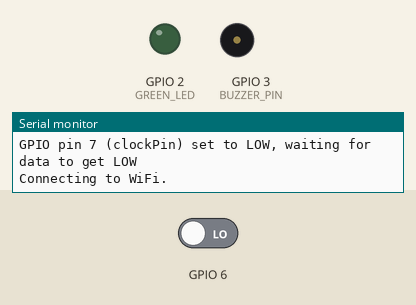
This program was run on a simulated Seeed XIAO ESP32-C3. Parts: output pins drawn as LEDs (lit = HIGH), buzzer (waves = sounding, pin HIGH), the last lines printed to the serial monitor. The inputs (shaded band) are chosen by the test bench; at power-on: GPIO 6 LOW. WiFi joins after 1.5 s; servers stay silent unless stated; pins used as bus, display or sensor lines are not drawn.

Above: at 0.1 s.
At 2.0 s:
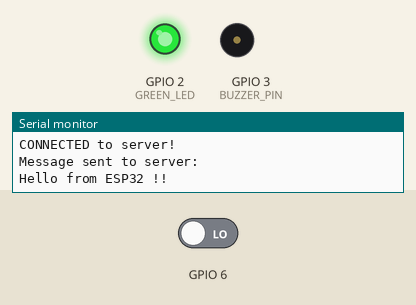
Timing chart, 0 to 3.5 s (numbered marks = the images above):
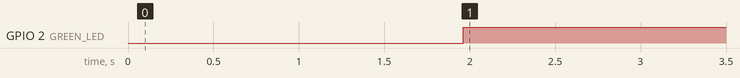

The program:

main.cpp
```cpp
#include <Arduino.h>
#include "TM7711.h"
#include "client.h"
#include <WiFi.h>
// Pin definitions (GPIO)
#define DATA_PIN  D4  // DOUT (data output) from TM7711
#define CLOCK_PIN D5  // PD_SCK (clock input) to TM7711
#define GREEN_LED D0 //  Green LED pin
#define BUZZER_PIN D1 // Buzzer pin

// Create TM7711
TM7711 tm7711(DATA_PIN, CLOCK_PIN);


client wifiClient("Sagar home 5G",
                  "Janfeb@12",
                  "10.231.104.13",
                    5050,
                    64
);


void setup() {
    Serial.begin(115200);
    tm7711.initialize(); // Initialize the TM7711
    pinMode(GREEN_LED, OUTPUT); // Initialize the green LED pin as an output
    pinMode(BUZZER_PIN, OUTPUT); // Initialize the buzzer pin as an output
    wifiClient.wificonnect();
    wifiClient.clientconnect();
}

void loop() {
    // Read average raw value
    long rawValue = tm7711.readAverage(25);

    // Convert raw value to voltage
    float voltage = tm7711.convertToVoltage(rawValue);

    // Convert voltage to pressure
    float pressure = tm7711.convertToPressure(voltage);

    // Map pressure to percentage
    int pressurePercentage = tm7711.mapPressurePercentage(voltage);

    // Print results
    // Serial.print("Raw Value: ");
    // Serial.print(rawValue);
    // Serial.print(" | Voltage: ");
    // Serial.print(voltage, 3);
    // Serial.print(" V | Pressure: ");
    // Serial.print(pressure, 2);
    // Serial.print(" kPa | Pressure Percentage: ");
    // Serial.print(pressurePercentage);
    // Serial.println(" %");

    if(pressure> 25){

        digitalWrite(GREEN_LED, LOW); // Turn the LED on (HIGH is the voltage level)
        digitalWrite(BUZZER_PIN, HIGH);// turning on the buzzer
    }

    else{
        digitalWrite(GREEN_LED, HIGH); // Turn the LED off by making the voltage LOW
        digitalWrite(BUZZER_PIN, LOW);// turning off the buzzer

    }

    // wifiClient.clientconnect();
    wifiClient.sendMessgae("Hello from ESP32 !!");
    wifiClient.receiveMessage();
    delay(1000); // Wait for 1 second before the next reading


}
```

Airtrack.cpp
```cpp

```

TM7711.cpp
```cpp
#include "TM7711.h"

// Constructor
TM7711::TM7711(uint8_t dataPin, uint8_t clockPin) : _dataPin(dataPin), _clockPin(clockPin) {}

// Initialize the TM7711
void TM7711::initialize() {

    pinMode(_dataPin, INPUT);   // DOUT is input
    Serial.print("GPIO pin ");
    Serial.print(_dataPin);
    Serial.println(" (dataPin) set to INPUT");

    pinMode(_clockPin, OUTPUT); // PD_SCK is output
    digitalWrite(_clockPin, LOW); // Ensure clock starts low
    Serial.print("GPIO pin ");
    Serial.print(_clockPin);
    Serial.println(" (clockPin) set to LOW, waiting for data to get LOW");

    // Check data pin status
    if (digitalRead(_dataPin) == HIGH) {
        Serial.print("GPIO pin ");
        Serial.print(_dataPin);
        Serial.println(" (dataPin) still HIGH, waiting...");
    }
}

// Check if the TM7711 is ready
bool TM7711::isReady() {
    return digitalRead(_dataPin) == LOW; // DOUT goes LOW when ready
}

// Read raw data from TM7711
long TM7711::readRaw(uint8_t nextMode) {
    while (!isReady()); // Wait until TM7711 is ready

    long value = 0;

    // Read 24 bits of data
    for (int i = 0; i < 24; i++) {
        digitalWrite(_clockPin, HIGH); // Pulse the clock high
        delayMicroseconds(1);
        value = (value << 1) | digitalRead(_dataPin); // Shift in data bit
        digitalWrite(_clockPin, LOW); // Pulse the clock low
        delayMicroseconds(1);
    }

    // Sign-extend the value for two's complement if MSB is set
    if (value & 0x800000) {
        value |= 0xFF000000; // Sign-extend to 32 bits
    }

    // Send 25-27 clock pulses to set the next mode
    for (int i = 0; i < nextMode; i++) {
        digitalWrite(_clockPin, HIGH);
        delayMicroseconds(1);
        digitalWrite(_clockPin, LOW);
        delayMicroseconds(1);
    }

    return value;
}

// Read multiple raw values and return the average
long TM7711::readAverage(uint8_t nextMode, uint8_t numReadings) {
    long total = 0;

    for (int i = 0; i < numReadings; i++) {
        total += readRaw(nextMode);
        delay(50); // Short delay between readings
    }

    return total / numReadings;
}

// Convert raw value to voltage
float TM7711::convertToVoltage(long rawValue, float vRef) {
    return (rawValue * vRef) / 8388608.0; // Scale raw value to voltage
}

// Convert voltage to pressure
float TM7711::convertToPressure(float voltage, float minVoltage, float maxVoltage) {
    return (voltage - minVoltage) * 100.0 / (maxVoltage - minVoltage); // Scale voltage to pressure
}

// Map pressure to percentage (0-100%)
int TM7711::mapPressurePercentage(float voltage, float minVoltage, float maxVoltage) {
    if (voltage <= minVoltage) return 0;
    if (voltage >= maxVoltage) return 100;
    return (int)((voltage - minVoltage) * 100.0 / (maxVoltage - minVoltage));
}
```

TM7711.h
```cpp
#ifndef TM7711_H
#define TM7711_H

#include <Arduino.h>

class TM7711 {
public:
    // Constructor
    TM7711(uint8_t dataPin, uint8_t clockPin);

    // Public methods
    void initialize();
    long readRaw(uint8_t nextMode);
    long readAverage(uint8_t nextMode, uint8_t numReadings = 5);
    float convertToVoltage(long rawValue, float vRef = 3.3);
    float convertToPressure(float voltage, float minVoltage = 0.172, float maxVoltage = 3.3);
    int mapPressurePercentage(float voltage, float minVoltage = 0.172, float maxVoltage = 3.3);

private:
    // Private attributes
    uint8_t _dataPin;
    uint8_t _clockPin;

    // Private methods
    bool isReady();
};

#endif
```

client.cpp
```cpp
#include "client.h"
#include <WiFi.h>
// Constructor

// Constructor
client::client(const char *_ssid, const char *_password, const char *server_ip, uint16_t server_port, int header_size)
    : _ssid(_ssid),
      _password(_password),
      server_ip(server_ip),
      server_port(server_port),
      header_size(header_size)
{
    // Constructor body (if needed)

}


void client::initialize()
{
    printf("SSID: %s password : %s, SERVER %s:%d HEADER SIZE %d\n", _ssid, _password, server_ip, server_port, header_size);

}

void client::wificonnect()
{
    Serial.print("Connecting to WiFi");
    WiFi.begin(_ssid, _password);
    while (WiFi.status() != WL_CONNECTED) {
        Serial.print(".");
        delay(500);
    }
    Serial.println("WiFi connected.");
    Serial.print("IP address: ");
    Serial.println(WiFi.localIP());
}

void client::clientconnect()
{

//   Serial.print("Connecting to server: ");
   Serial.println(server_ip);
   Serial.print(" on port: ");
    Serial.println(server_port);
   if(espclient.connect(server_ip, server_port)){
    Serial.println("CONNECTED to server!");
   }
    else{
     Serial.println("FAILED to connect to server !!");
     return;
    }


}


void client::sendMessgae(String data)
{
    if(espclient.connected()){
        String lengthStr = String(data.length());
        while (lengthStr.length() < header_size) {
        lengthStr += " ";
      }
        espclient.print(lengthStr);
        espclient.print(data);
        Serial.println("Message sent to server:");
        Serial.println(data);
    }
    else{
        Serial.println("Client not connected to server. Message not sent.");
    }
}

void client::receiveMessage()
{
    if(espclient.available()){
        String message = espclient.readString();
        Serial.println("Message received from server:");
        Serial.println(message);
    }
}
```

client.h
```cpp
#ifndef WIFI_H
#define WIFI_H
#include <Arduino.h>
#include <WiFi.h>
class client
{
public:
client(const char *_ssid, const char *_password, const char *server_ip, uint16_t server_port, int header_size);
    void initialize();
    void wificonnect();
    void clientconnect();
    void sendMessgae(String data);
    void receiveMessage();

private:
    const char *_ssid;
    const char *_password;
    const char *server_ip;
    const uint16_t server_port;
    const int header_size ;
// protected:
    WiFiClient espclient;


};

#endif
```

Measured:
- by itself, GPIO 2 (GREEN_LED): LOW → HIGH at 2.0 s
